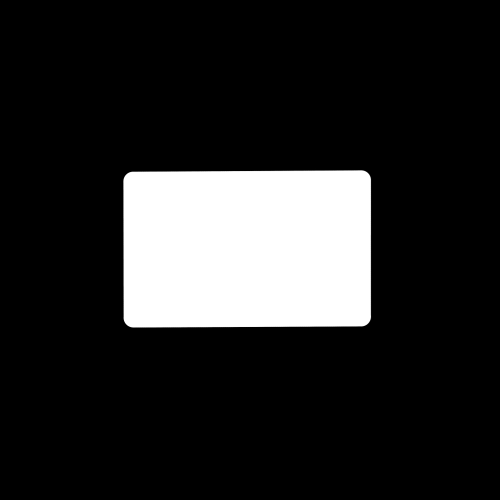
#> input picture ausweis_ch/original_sample_mask_inv_1000.jpg, 1000 x 1000 px (shown at 1/2 size)
$ jupyter execute --allow-errors final_pipeline.ipynb   (shell and % lines are left out)   (older library calls are emulated)
#> lines starting #> are read from the running program, lines starting #| are printed output that depends on the picture
[cell 1]
# !pip install -U opencv-python

[cell 2]
import cv2

import imageio
import numpy as np
import pandas as pd
from matplotlib import pyplot as plt
import pandas as pd
from PIL import Image
import imgaug as ia
from imgaug import augmenters as iaa
from imgaug import parameters as iap

[cell 3]
# from google.colab import drive
# drive.mount('/content/gdrive')

[cell 4]
# data_dir = '/content/gdrive/My Drive/colab'
data_dir = 'ausweis_ch'

[cell 5]
mask_img = imageio.imread(f'{data_dir}/original_sample_mask_inv_1000.jpg', pilmode="RGB", as_gray=True)
#> mask_img is the input picture: shape (1000, 1000) float32; min 0, max 255, mean 39.3
original_mask = np.array(mask_img, dtype=np.uint8)

card_img = imageio.imread(f'{data_dir}/original_sample_1000.jpg', pilmode="RGB")
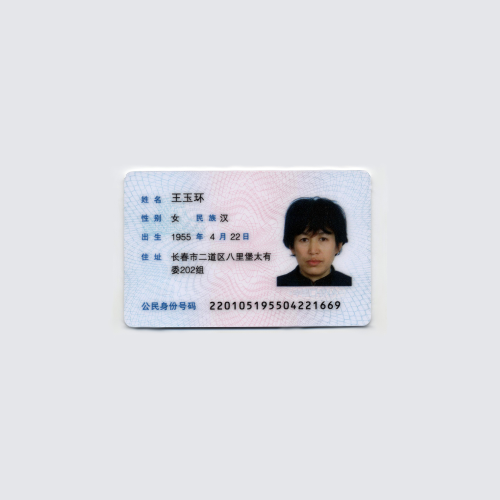
#> input picture ausweis_ch/original_sample_1000.jpg, 1000 x 1000 px (shown at 1/2 size)
#> card_img is the input picture: shape (1000, 1000, 3); mean R, G, B 221.7, 222.5, 227.6
original_card = np.array(card_img, dtype=np.uint8)

[cell 6]
fig, axes = plt.subplots(1, 2, figsize=(8, 4))
axes[0].set_axis_off()
axes[0].imshow(mask_img);
axes[1].set_axis_off()
axes[1].imshow(card_img);
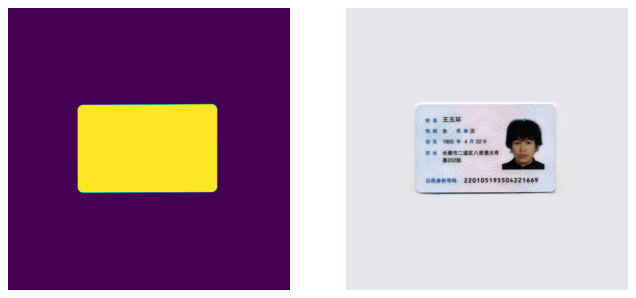
#> figure drawn by matplotlib, 2 panels
